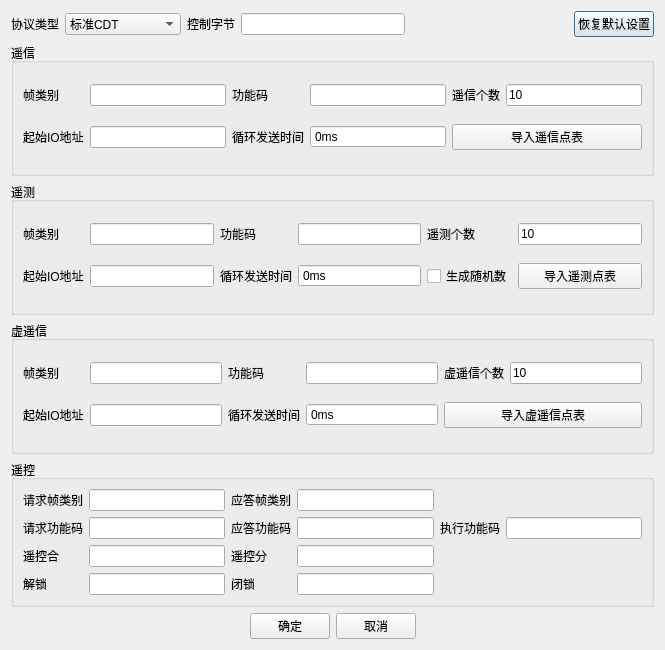
<?xml version="1.0" encoding="UTF-8"?>
<ui version="4.0">
 <class>CDTSettingDlg</class>
 <widget class="QDialog" name="CDTSettingDlg">
  <property name="geometry">
   <rect>
    <x>0</x>
    <y>0</y>
    <width>665</width>
    <height>650</height>
   </rect>
  </property>
  <property name="windowTitle">
   <string>Setting Dialog</string>
  </property>
  <layout class="QVBoxLayout" name="verticalLayout" stretch="0,1,1,1,1,0">
   <item>
    <layout class="QHBoxLayout" name="horizontalLayout">
     <item>
      <widget class="QLabel" name="txtProtocolType">
       <property name="text">
        <string>协议类型</string>
       </property>
      </widget>
     </item>
     <item>
      <widget class="QComboBox" name="cbbProtocol">
       <item>
        <property name="text">
         <string>标准CDT</string>
        </property>
       </item>
       <item>
        <property name="text">
         <string>共创交互式CDT</string>
        </property>
       </item>
       <item>
        <property name="text">
         <string>优特CDT</string>
        </property>
       </item>
       <item>
        <property name="text">
         <string>南瑞CDT</string>
        </property>
       </item>
       <item>
        <property name="text">
         <string>南瑞UDP</string>
        </property>
       </item>
      </widget>
     </item>
     <item>
      <widget class="QLabel" name="label">
       <property name="text">
        <string>控制字节</string>
       </property>
      </widget>
     </item>
     <item>
      <widget class="QLineEdit" name="edControlType"/>
     </item>
     <item>
      <spacer name="horizontalSpacer_3">
       <property name="orientation">
        <enum>Qt::Horizontal</enum>
       </property>
       <property name="sizeHint" stdset="0">
        <size>
         <width>40</width>
         <height>20</height>
        </size>
       </property>
      </spacer>
     </item>
     <item>
      <widget class="QPushButton" name="btnReset">
       <property name="text">
        <string>恢复默认设置</string>
       </property>
      </widget>
     </item>
    </layout>
   </item>
   <item>
    <widget class="QGroupBox" name="groupBox">
     <property name="title">
      <string>遥信</string>
     </property>
     <layout class="QGridLayout" name="gridLayout">
      <item row="0" column="5">
       <widget class="QLineEdit" name="edYxNum">
        <property name="text">
         <string>10</string>
        </property>
       </widget>
      </item>
      <item row="1" column="3">
       <widget class="QSpinBox" name="edYxTime">
        <property name="alignment">
         <set>Qt::AlignLeading|Qt::AlignLeft|Qt::AlignVCenter</set>
        </property>
        <property name="buttonSymbols">
         <enum>QAbstractSpinBox::NoButtons</enum>
        </property>
        <property name="suffix">
         <string>ms</string>
        </property>
        <property name="maximum">
         <number>999999999</number>
        </property>
       </widget>
      </item>
      <item row="0" column="1">
       <widget class="QLineEdit" name="edYxType"/>
      </item>
      <item row="0" column="4">
       <widget class="QLabel" name="label_4">
        <property name="text">
         <string>遥信个数</string>
        </property>
       </widget>
      </item>
      <item row="1" column="0">
       <widget class="QLabel" name="label_5">
        <property name="text">
         <string>起始IO地址</string>
        </property>
       </widget>
      </item>
      <item row="1" column="2">
       <widget class="QLabel" name="label_19">
        <property name="text">
         <string>循环发送时间</string>
        </property>
       </widget>
      </item>
      <item row="0" column="0">
       <widget class="QLabel" name="label_2">
        <property name="text">
         <string>帧类别</string>
        </property>
       </widget>
      </item>
      <item row="1" column="1">
       <widget class="QLineEdit" name="edYxStartIo"/>
      </item>
      <item row="1" column="4" colspan="2">
       <widget class="QPushButton" name="btnYxImportSheet">
        <property name="text">
         <string>导入遥信点表</string>
        </property>
       </widget>
      </item>
      <item row="0" column="2">
       <widget class="QLabel" name="label_3">
        <property name="text">
         <string>功能码</string>
        </property>
       </widget>
      </item>
      <item row="0" column="3">
       <widget class="QLineEdit" name="edYxFuncode"/>
      </item>
     </layout>
    </widget>
   </item>
   <item>
    <widget class="QGroupBox" name="groupBox_2">
     <property name="title">
      <string>遥测</string>
     </property>
     <layout class="QGridLayout" name="gridLayout_2">
      <item row="0" column="0">
       <widget class="QLabel" name="label_6">
        <property name="text">
         <string>帧类别</string>
        </property>
       </widget>
      </item>
      <item row="1" column="3">
       <widget class="QSpinBox" name="edYcTime">
        <property name="alignment">
         <set>Qt::AlignLeading|Qt::AlignLeft|Qt::AlignVCenter</set>
        </property>
        <property name="buttonSymbols">
         <enum>QAbstractSpinBox::NoButtons</enum>
        </property>
        <property name="suffix">
         <string>ms</string>
        </property>
        <property name="maximum">
         <number>999999999</number>
        </property>
       </widget>
      </item>
      <item row="1" column="1">
       <widget class="QLineEdit" name="edYcStartIo"/>
      </item>
      <item row="0" column="1">
       <widget class="QLineEdit" name="edYcType"/>
      </item>
      <item row="1" column="0">
       <widget class="QLabel" name="label_7">
        <property name="text">
         <string>起始IO地址</string>
        </property>
       </widget>
      </item>
      <item row="1" column="2">
       <widget class="QLabel" name="label_20">
        <property name="text">
         <string>循环发送时间</string>
        </property>
       </widget>
      </item>
      <item row="0" column="3">
       <widget class="QLineEdit" name="edYcFuncode"/>
      </item>
      <item row="0" column="4">
       <widget class="QLabel" name="label_9">
        <property name="text">
         <string>遥测个数</string>
        </property>
       </widget>
      </item>
      <item row="0" column="2">
       <widget class="QLabel" name="label_8">
        <property name="text">
         <string>功能码</string>
        </property>
       </widget>
      </item>
      <item row="0" column="5">
       <widget class="QLineEdit" name="edYcNum">
        <property name="text">
         <string>10</string>
        </property>
       </widget>
      </item>
      <item row="1" column="4">
       <widget class="QCheckBox" name="cbRandom">
        <property name="text">
         <string>生成随机数</string>
        </property>
       </widget>
      </item>
      <item row="1" column="5">
       <widget class="QPushButton" name="btnYcImportSheet">
        <property name="text">
         <string>导入遥测点表</string>
        </property>
       </widget>
      </item>
     </layout>
    </widget>
   </item>
   <item>
    <widget class="QGroupBox" name="groupBox_4">
     <property name="title">
      <string>虚遥信</string>
     </property>
     <layout class="QGridLayout" name="gridLayout_4">
      <item row="0" column="2">
       <widget class="QLabel" name="label_16">
        <property name="text">
         <string>功能码</string>
        </property>
       </widget>
      </item>
      <item row="1" column="1">
       <widget class="QLineEdit" name="edVYxStartIo"/>
      </item>
      <item row="0" column="3">
       <widget class="QLineEdit" name="edVYxFuncode"/>
      </item>
      <item row="0" column="0">
       <widget class="QLabel" name="label_15">
        <property name="text">
         <string>帧类别</string>
        </property>
       </widget>
      </item>
      <item row="1" column="2">
       <widget class="QLabel" name="label_21">
        <property name="text">
         <string>循环发送时间</string>
        </property>
       </widget>
      </item>
      <item row="1" column="3">
       <widget class="QSpinBox" name="edVYxTime">
        <property name="alignment">
         <set>Qt::AlignLeading|Qt::AlignLeft|Qt::AlignVCenter</set>
        </property>
        <property name="buttonSymbols">
         <enum>QAbstractSpinBox::NoButtons</enum>
        </property>
        <property name="suffix">
         <string>ms</string>
        </property>
        <property name="maximum">
         <number>999999999</number>
        </property>
       </widget>
      </item>
      <item row="0" column="1">
       <widget class="QLineEdit" name="edVYxType"/>
      </item>
      <item row="1" column="0">
       <widget class="QLabel" name="label_18">
        <property name="text">
         <string>起始IO地址</string>
        </property>
       </widget>
      </item>
      <item row="0" column="4">
       <widget class="QLabel" name="label_17">
        <property name="text">
         <string>虚遥信个数</string>
        </property>
       </widget>
      </item>
      <item row="0" column="5">
       <widget class="QLineEdit" name="edVYxNum">
        <property name="text">
         <string>10</string>
        </property>
       </widget>
      </item>
      <item row="1" column="4" colspan="2">
       <widget class="QPushButton" name="btnVYxImportSheet">
        <property name="text">
         <string>导入虚遥信点表</string>
        </property>
       </widget>
      </item>
     </layout>
    </widget>
   </item>
   <item>
    <widget class="QGroupBox" name="groupBox_3">
     <property name="title">
      <string>遥控</string>
     </property>
     <layout class="QGridLayout" name="gridLayout_3">
      <item row="0" column="2">
       <widget class="QLineEdit" name="edYkReqType"/>
      </item>
      <item row="2" column="3">
       <widget class="QLabel" name="label_12">
        <property name="text">
         <string>遥控分</string>
        </property>
       </widget>
      </item>
      <item row="1" column="2">
       <widget class="QLineEdit" name="edYkReqCode"/>
      </item>
      <item row="3" column="3">
       <widget class="QLabel" name="label_14">
        <property name="text">
         <string>闭锁</string>
        </property>
       </widget>
      </item>
      <item row="2" column="0">
       <widget class="QLabel" name="label_11">
        <property name="text">
         <string>遥控合</string>
        </property>
       </widget>
      </item>
      <item row="2" column="4">
       <widget class="QLineEdit" name="edYkOpen"/>
      </item>
      <item row="3" column="2">
       <widget class="QLineEdit" name="edYkUnlock"/>
      </item>
      <item row="0" column="4">
       <widget class="QLineEdit" name="edYkAckType"/>
      </item>
      <item row="3" column="0">
       <widget class="QLabel" name="label_13">
        <property name="text">
         <string>解锁</string>
        </property>
       </widget>
      </item>
      <item row="1" column="0">
       <widget class="QLabel" name="label_23">
        <property name="text">
         <string>请求功能码</string>
        </property>
       </widget>
      </item>
      <item row="0" column="0">
       <widget class="QLabel" name="label_10">
        <property name="text">
         <string>请求帧类别</string>
        </property>
       </widget>
      </item>
      <item row="0" column="3">
       <widget class="QLabel" name="label_22">
        <property name="text">
         <string>应答帧类别</string>
        </property>
       </widget>
      </item>
      <item row="2" column="2">
       <widget class="QLineEdit" name="edYkClose"/>
      </item>
      <item row="3" column="4">
       <widget class="QLineEdit" name="edYkLock"/>
      </item>
      <item row="1" column="4">
       <widget class="QLineEdit" name="edYkAckCode"/>
      </item>
      <item row="1" column="5">
       <widget class="QLabel" name="label_25">
        <property name="text">
         <string>执行功能码</string>
        </property>
       </widget>
      </item>
      <item row="1" column="3">
       <widget class="QLabel" name="label_24">
        <property name="text">
         <string>应答功能码</string>
        </property>
       </widget>
      </item>
      <item row="1" column="6">
       <widget class="QLineEdit" name="edYkExeCode"/>
      </item>
     </layout>
    </widget>
   </item>
   <item>
    <layout class="QHBoxLayout" name="horizontalLayout_2">
     <item>
      <spacer name="horizontalSpacer">
       <property name="orientation">
        <enum>Qt::Horizontal</enum>
       </property>
       <property name="sizeHint" stdset="0">
        <size>
         <width>40</width>
         <height>20</height>
        </size>
       </property>
      </spacer>
     </item>
     <item>
      <widget class="QPushButton" name="btnOk">
       <property name="text">
        <string>确定</string>
       </property>
      </widget>
     </item>
     <item>
      <widget class="QPushButton" name="btnCancel">
       <property name="text">
        <string>取消</string>
       </property>
      </widget>
     </item>
     <item>
      <spacer name="horizontalSpacer_2">
       <property name="orientation">
        <enum>Qt::Horizontal</enum>
       </property>
       <property name="sizeHint" stdset="0">
        <size>
         <width>40</width>
         <height>20</height>
        </size>
       </property>
      </spacer>
     </item>
    </layout>
   </item>
  </layout>
 </widget>
 <tabstops>
  <tabstop>cbbProtocol</tabstop>
  <tabstop>edControlType</tabstop>
  <tabstop>btnReset</tabstop>
  <tabstop>edYxType</tabstop>
  <tabstop>edYxFuncode</tabstop>
  <tabstop>edYxNum</tabstop>
  <tabstop>edYxStartIo</tabstop>
  <tabstop>edYxTime</tabstop>
  <tabstop>edYcType</tabstop>
  <tabstop>edYcFuncode</tabstop>
  <tabstop>edYcNum</tabstop>
  <tabstop>edYcStartIo</tabstop>
  <tabstop>edYcTime</tabstop>
  <tabstop>cbRandom</tabstop>
  <tabstop>edVYxType</tabstop>
  <tabstop>edVYxFuncode</tabstop>
  <tabstop>edVYxNum</tabstop>
  <tabstop>edVYxStartIo</tabstop>
  <tabstop>edVYxTime</tabstop>
  <tabstop>edYkReqType</tabstop>
  <tabstop>edYkAckType</tabstop>
  <tabstop>edYkReqCode</tabstop>
  <tabstop>edYkAckCode</tabstop>
  <tabstop>edYkExeCode</tabstop>
  <tabstop>edYkClose</tabstop>
  <tabstop>edYkOpen</tabstop>
  <tabstop>edYkUnlock</tabstop>
  <tabstop>edYkLock</tabstop>
  <tabstop>btnOk</tabstop>
  <tabstop>btnCancel</tabstop>
 </tabstops>
 <resources/>
 <connections/>
</ui>
